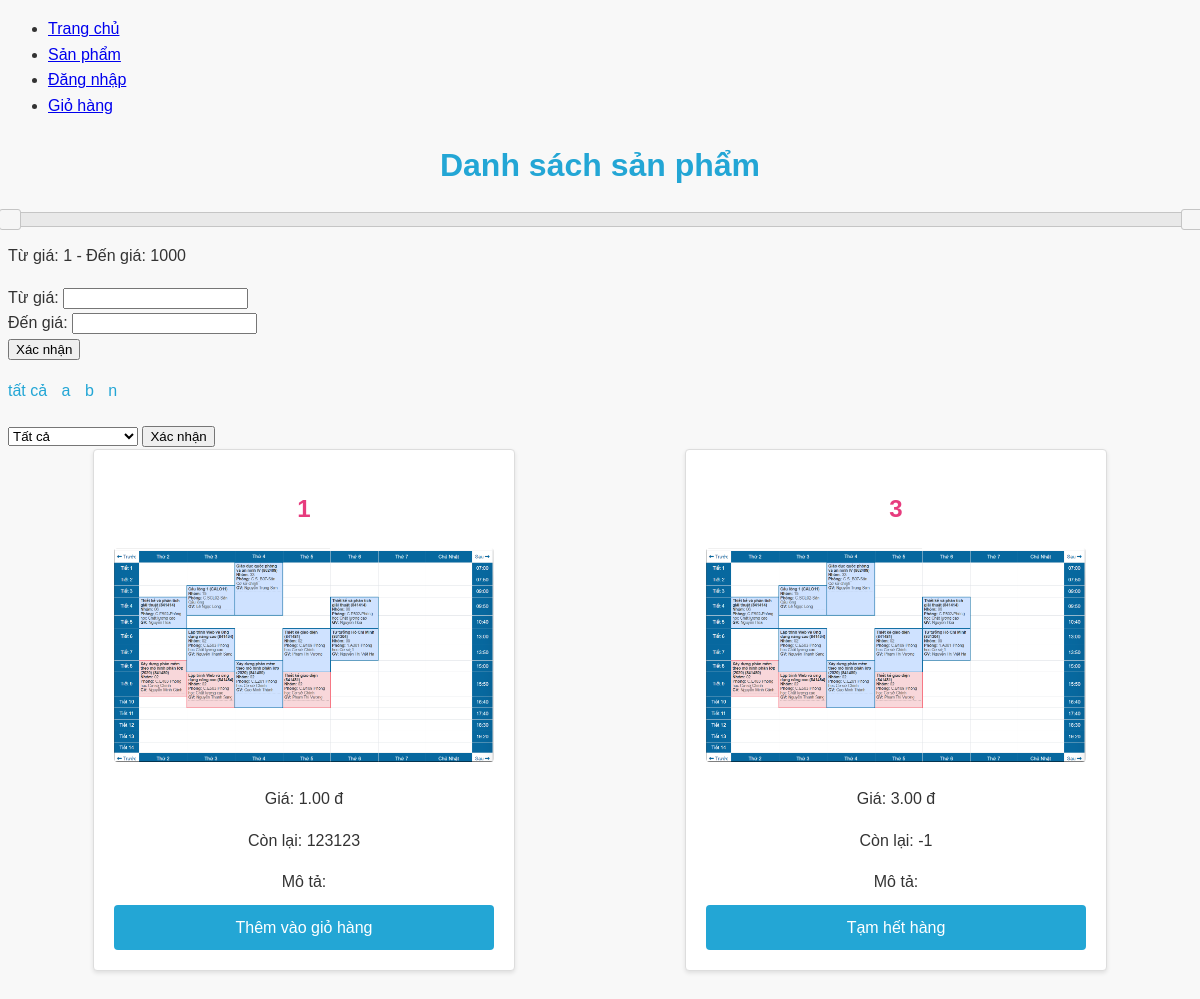
The app's page /user/index.php?ctrl=productControllerUser&action=index&id=5, older data.
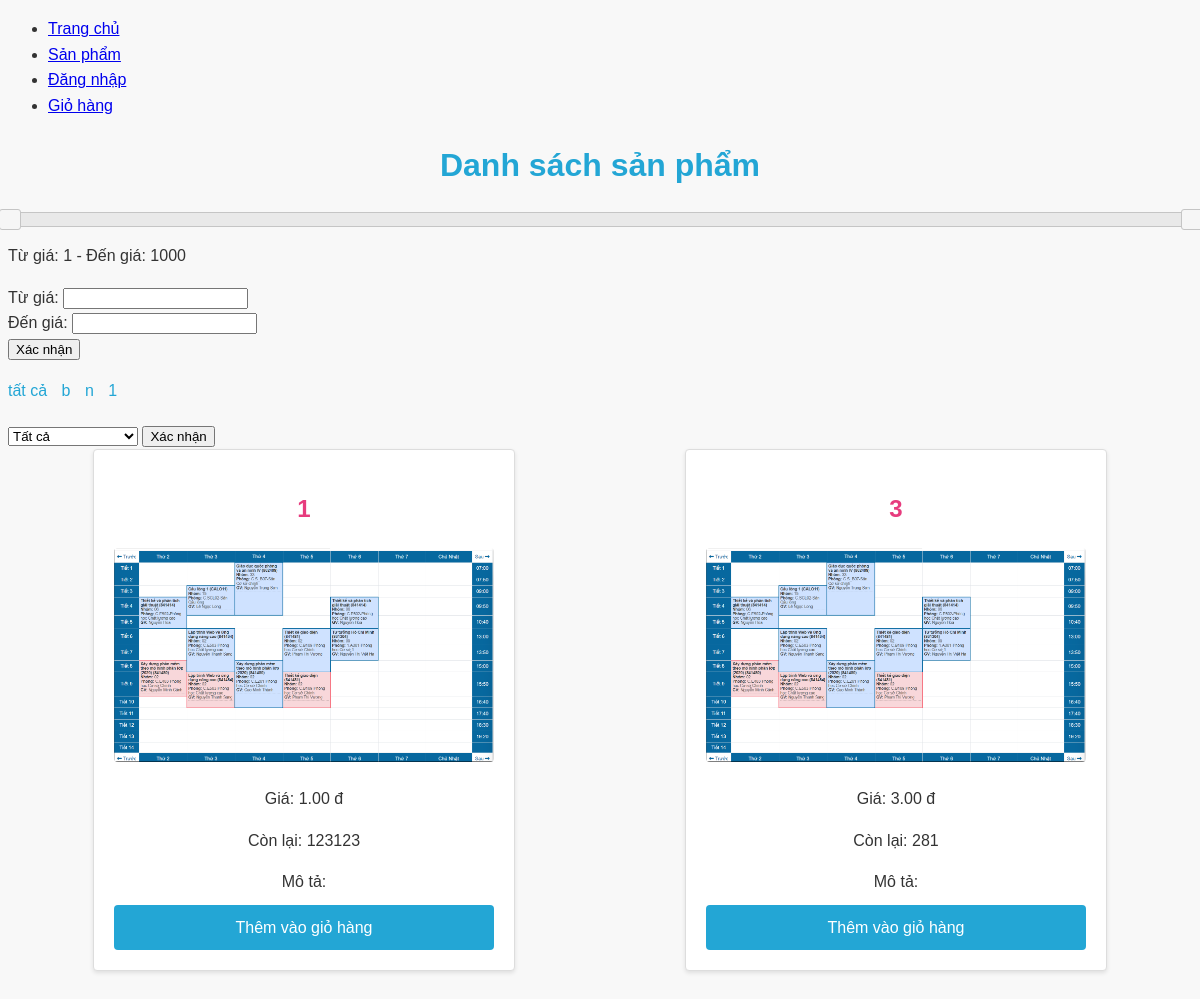
The same page, newer data.
### tables this page shows
CREATE TABLE `danh_muc_san_pham` (
  `id` int(11) NOT NULL,
  `ten` varchar(255) DEFAULT NULL
);

CREATE TABLE `san_pham` (
  `id` int(11) NOT NULL,
  `ten` varchar(255) DEFAULT NULL,
  `anh` varchar(255) DEFAULT NULL,
  `id_danh_muc` int(11) DEFAULT NULL,
  `gia` decimal(10,2) DEFAULT NULL,
  `so_luong` int(11) DEFAULT NULL,
  `mo_ta` text DEFAULT NULL
);

### lib/database.php (called while the page is built, shortened)
<?php
class Database
{
    private $host = "localhost";
    private $username = "root";
    private $password = "";
    private $database = "phonestore";
    private $conn;
    public function __construct()
    {
        $this->conn = $this->connectDB();
    }
    private function connectDB()
    {
        $conn = mysqli_connect($this->host, $this->username, $this->password, $this->database);
        return $conn;
    }
    public function select($query)
    {
        $result = mysqli_query($this->conn, $query);
        if ($result) {
            $data = mysqli_fetch_all($result, MYSQLI_ASSOC);
            return $data;
        } else {
            die(mysqli_error($this->conn));
        }
    }
}

### admin/model/productModel.php (called while the page is built, shortened)
<?php
class ProductModel
{
    private $db;
    public function __construct()
    {
        $this->db = new Database();
    }
    public function getAllProducts()
    {
        $query = "SELECT * FROM san_pham";
        return $this->db->select($query);
    }
    public function getAllCategoriesPR()
    {
        $query = "SELECT * FROM danh_muc_san_pham";
        return $this->db->select($query);
    }
    public function getProductByCategory($id)
    {
        $query = "SELECT * FROM san_pham WHERE id_danh_muc = $id";
        return $this->db->select($query);
    }
}

### user/view/productViewUser.php (the view, shortened to what this page needs)
<!DOCTYPE html>
<html lang="vi">
<head>
</head>
<body>
    <h1 class="product-list-title">Danh sách sản phẩm</h1>
    <div id="price_slider"></div>
    <p>Từ giá: <span id="price_min_value"></span> - Đến giá: <span id="price_max_value"></span></p>
    <form action="index.php" method="GET">
        <label for="price_min">Từ giá:</label>
        <input type="number" name="price_min" id="price_min" min="0" required><br>
        <label for="price_max">Đến giá:</label>
        <input type="number" name="price_max" id="price_max" min="0" required><br>
        <input type="submit" value="Xác nhận">
    </form>
    <div class="category-list">
        <ul class="category-items">
            <li class="category-item"><a href="index.php?ctrl=productControllerUser" class="category-link">tất cả</a></li>
            <?php
            if (!empty($categories)) {
                foreach ($categories as $category) {
            ?>
                    <li class="category-item">
                        <a href="index.php?ctrl=productControllerUser&action=index&id=<?php echo $category['id']; ?>" class="category-link">
                            <?php echo $category['ten']; ?>
                        </a>
                    </li>
                <?php
                }
            } else {
                ?>
                <li class="category-item">Không có danh mục nào để hiển thị.</li>
            <?php
            }
            ?>
        </ul>
    </div>
    <form action="index.php" method="GET">
        <select name="action">
            <option value="index">Tất cả</option>
        </select>
        <input type="submit" value="Xác nhận">
    </form>
    <div class="product-list" id="product-list">
        <?php
        if (!empty($products)) {
            foreach ($products as $product) {
        ?>
                <div class="product">
                    <h2 class="product-name"><?php echo $product['ten']; ?></h2>
                    <a href="index.php?ctrl=productControllerUser&action=detail&id=<?php echo $product['id']; ?>" class="product-image-link">
                        <img src="/image/<?php echo $product['anh']; ?>" alt="Hình ảnh sản phẩm" width="200"><br>
                    </a>
                    <p class="product-price">Giá: <?php echo $product['gia']; ?> đ</p>
                    <p class="product-stock">Còn lại: <?php echo $product['so_luong']; ?></p>
                    <p class="product-description">Mô tả: <?php echo $product['mo_ta']; ?></p>
                    <a href="index.php?ctrl=cartController&action=addToCart&cart_id=<?php echo $product['id']; ?>&quantity=1" class="buy-button"><?php echo $product['so_luong'] > 0 ? 'Thêm vào giỏ hàng' : 'Tạm hết hàng'; ?></a>
                </div>
            <?php
            }
        } else {
            ?>
            <p class="no-products">Không có sản phẩm nào để hiển thị.</p>
        <?php
        }
        ?>
    </div>
</body>
</html>

Row changes from the older to the newer data that the page shows:
removed danh_muc_san_pham: ten "a"
added danh_muc_san_pham: ten "1"
changed san_pham (number 2 of 2 on the later page): so_luong "-1" → "281"; so_luong "Tạm hết hàng" → "Thêm vào giỏ hàng"
